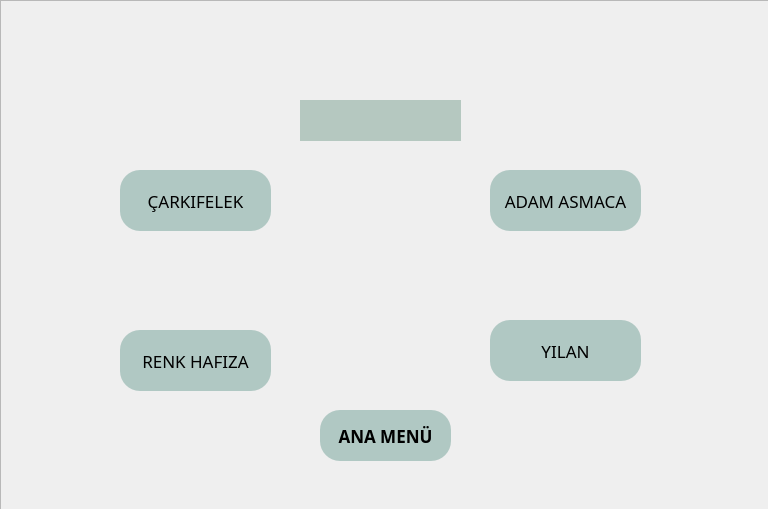
<?xml version="1.0" encoding="UTF-8"?>
<ui version="4.0">
 <class>MainWindow2</class>
 <widget class="QMainWindow" name="MainWindow2">
  <property name="geometry">
   <rect>
    <x>0</x>
    <y>0</y>
    <width>768</width>
    <height>509</height>
   </rect>
  </property>
  <property name="windowTitle">
   <string>MainWindow</string>
  </property>
  <widget class="QWidget" name="centralwidget">
   <property name="styleSheet">
    <string notr="true">
QPushButton {
	border-radius: 20px;
	background-color: rgb(176, 200, 195);
	
	color: rgb(0, 0, 0);
}
QPushButton:hover{
	background-color: rgb(91, 200, 164);
	color:rgb(255, 255, 255);
}</string>
   </property>
   <widget class="QStackedWidget" name="stackedWidget">
    <property name="geometry">
     <rect>
      <x>0</x>
      <y>0</y>
      <width>791</width>
      <height>591</height>
     </rect>
    </property>
    <property name="styleSheet">
     <string notr="true"/>
    </property>
    <property name="currentIndex">
     <number>0</number>
    </property>
    <widget class="QWidget" name="play">
     <property name="styleSheet">
      <string notr="true">QFrame{
background-image: url(:/img/bgw3.png);
}</string>
     </property>
     <widget class="QFrame" name="frame">
      <property name="geometry">
       <rect>
        <x>0</x>
        <y>0</y>
        <width>791</width>
        <height>591</height>
       </rect>
      </property>
      <property name="font">
       <font>
        <family>Lucida Fax</family>
        <pointsize>13</pointsize>
        <weight>75</weight>
        <bold>true</bold>
       </font>
      </property>
      <property name="styleSheet">
       <string notr="true"/>
      </property>
      <property name="frameShape">
       <enum>QFrame::StyledPanel</enum>
      </property>
      <property name="frameShadow">
       <enum>QFrame::Raised</enum>
      </property>
      <widget class="QPushButton" name="obt1">
       <property name="geometry">
        <rect>
         <x>120</x>
         <y>170</y>
         <width>151</width>
         <height>61</height>
        </rect>
       </property>
       <property name="font">
        <font>
         <family>Lucida Fax</family>
         <pointsize>13</pointsize>
         <weight>50</weight>
         <bold>false</bold>
        </font>
       </property>
       <property name="styleSheet">
        <string notr="true"/>
       </property>
       <property name="text">
        <string>ÇARKIFELEK</string>
       </property>
      </widget>
      <widget class="QPushButton" name="obt2">
       <property name="geometry">
        <rect>
         <x>490</x>
         <y>170</y>
         <width>151</width>
         <height>61</height>
        </rect>
       </property>
       <property name="font">
        <font>
         <family>Lucida Fax</family>
         <pointsize>13</pointsize>
         <weight>50</weight>
         <bold>false</bold>
        </font>
       </property>
       <property name="styleSheet">
        <string notr="true"/>
       </property>
       <property name="text">
        <string>ADAM ASMACA</string>
       </property>
      </widget>
      <widget class="QPushButton" name="obt3">
       <property name="geometry">
        <rect>
         <x>120</x>
         <y>330</y>
         <width>151</width>
         <height>61</height>
        </rect>
       </property>
       <property name="font">
        <font>
         <family>Lucida Fax</family>
         <pointsize>13</pointsize>
         <weight>50</weight>
         <bold>false</bold>
        </font>
       </property>
       <property name="styleSheet">
        <string notr="true"/>
       </property>
       <property name="text">
        <string>RENK HAFIZA</string>
       </property>
      </widget>
      <widget class="QPushButton" name="obt4">
       <property name="geometry">
        <rect>
         <x>490</x>
         <y>320</y>
         <width>151</width>
         <height>61</height>
        </rect>
       </property>
       <property name="font">
        <font>
         <family>Lucida Fax</family>
         <pointsize>13</pointsize>
         <weight>50</weight>
         <bold>false</bold>
        </font>
       </property>
       <property name="styleSheet">
        <string notr="true"/>
       </property>
       <property name="text">
        <string>YILAN</string>
       </property>
      </widget>
      <widget class="QLabel" name="labelpuan">
       <property name="geometry">
        <rect>
         <x>300</x>
         <y>100</y>
         <width>161</width>
         <height>41</height>
        </rect>
       </property>
       <property name="font">
        <font>
         <pointsize>13</pointsize>
        </font>
       </property>
       <property name="styleSheet">
        <string notr="true">background-color: rgb(181, 200, 192);
gridline-color: rgb(62, 200, 147);</string>
       </property>
       <property name="text">
        <string/>
       </property>
      </widget>
      <widget class="QLabel" name="labelpuanyazi">
       <property name="geometry">
        <rect>
         <x>300</x>
         <y>40</y>
         <width>161</width>
         <height>41</height>
        </rect>
       </property>
       <property name="styleSheet">
        <string notr="true">background-image: url(:/img/puan.png);</string>
       </property>
       <property name="text">
        <string/>
       </property>
      </widget>
      <widget class="QPushButton" name="playmenu">
       <property name="geometry">
        <rect>
         <x>320</x>
         <y>410</y>
         <width>131</width>
         <height>51</height>
        </rect>
       </property>
       <property name="font">
        <font>
         <family>Lucida Fax</family>
         <pointsize>13</pointsize>
         <weight>75</weight>
         <bold>true</bold>
        </font>
       </property>
       <property name="styleSheet">
        <string notr="true"/>
       </property>
       <property name="text">
        <string>ANA MENÜ</string>
       </property>
      </widget>
     </widget>
    </widget>
    <widget class="QWidget" name="market">
     <property name="styleSheet">
      <string notr="true">QFrame{
background-image: url(:/img/lightblue.png);
}</string>
     </property>
     <widget class="QFrame" name="frame2">
      <property name="geometry">
       <rect>
        <x>0</x>
        <y>0</y>
        <width>771</width>
        <height>521</height>
       </rect>
      </property>
      <property name="frameShape">
       <enum>QFrame::StyledPanel</enum>
      </property>
      <property name="frameShadow">
       <enum>QFrame::Raised</enum>
      </property>
      <widget class="QPushButton" name="mb2">
       <property name="geometry">
        <rect>
         <x>300</x>
         <y>250</y>
         <width>161</width>
         <height>61</height>
        </rect>
       </property>
       <property name="font">
        <font>
         <family>Segoe UI Variable Text</family>
         <pointsize>12</pointsize>
         <weight>75</weight>
         <italic>false</italic>
         <bold>true</bold>
         <underline>true</underline>
         <strikeout>false</strikeout>
        </font>
       </property>
       <property name="text">
        <string>50000</string>
       </property>
      </widget>
      <widget class="QPushButton" name="mb3">
       <property name="geometry">
        <rect>
         <x>530</x>
         <y>250</y>
         <width>161</width>
         <height>61</height>
        </rect>
       </property>
       <property name="font">
        <font>
         <family>Segoe UI Variable Text</family>
         <pointsize>12</pointsize>
         <weight>75</weight>
         <italic>false</italic>
         <bold>true</bold>
         <underline>true</underline>
         <strikeout>false</strikeout>
        </font>
       </property>
       <property name="text">
        <string>100000</string>
       </property>
      </widget>
      <widget class="QPushButton" name="mb1">
       <property name="geometry">
        <rect>
         <x>70</x>
         <y>250</y>
         <width>161</width>
         <height>61</height>
        </rect>
       </property>
       <property name="font">
        <font>
         <family>Segoe UI Variable Text</family>
         <pointsize>12</pointsize>
         <weight>75</weight>
         <italic>false</italic>
         <bold>true</bold>
         <underline>true</underline>
         <strikeout>false</strikeout>
        </font>
       </property>
       <property name="text">
        <string>25000</string>
       </property>
      </widget>
      <widget class="QLabel" name="labelmpuan">
       <property name="geometry">
        <rect>
         <x>230</x>
         <y>80</y>
         <width>311</width>
         <height>81</height>
        </rect>
       </property>
       <property name="font">
        <font>
         <pointsize>12</pointsize>
        </font>
       </property>
       <property name="styleSheet">
        <string notr="true"/>
       </property>
       <property name="text">
        <string/>
       </property>
      </widget>
      <widget class="QPushButton" name="markmenu">
       <property name="geometry">
        <rect>
         <x>320</x>
         <y>390</y>
         <width>131</width>
         <height>51</height>
        </rect>
       </property>
       <property name="font">
        <font>
         <pointsize>10</pointsize>
        </font>
       </property>
       <property name="text">
        <string>Ana Menü</string>
       </property>
      </widget>
     </widget>
    </widget>
    <widget class="QWidget" name="ayarlar">
     <property name="styleSheet">
      <string notr="true">QCheckBox {
	color: rgb(240, 240, 240);
	border-radius: 10px;
	background-color: rgb(0, 0, 0);
}
QFrame{
	background-image: url(:/img/orange.png);
}
</string>
     </property>
     <widget class="QFrame" name="frame3">
      <property name="geometry">
       <rect>
        <x>-1</x>
        <y>-1</y>
        <width>771</width>
        <height>511</height>
       </rect>
      </property>
      <property name="styleSheet">
       <string notr="true"/>
      </property>
      <property name="frameShape">
       <enum>QFrame::StyledPanel</enum>
      </property>
      <property name="frameShadow">
       <enum>QFrame::Raised</enum>
      </property>
      <widget class="QCheckBox" name="sescheck">
       <property name="geometry">
        <rect>
         <x>320</x>
         <y>220</y>
         <width>141</width>
         <height>51</height>
        </rect>
       </property>
       <property name="font">
        <font>
         <pointsize>11</pointsize>
         <weight>75</weight>
         <bold>true</bold>
        </font>
       </property>
       <property name="styleSheet">
        <string notr="true"/>
       </property>
       <property name="text">
        <string>      Ses</string>
       </property>
      </widget>
      <widget class="QPushButton" name="ayarmenu">
       <property name="geometry">
        <rect>
         <x>320</x>
         <y>340</y>
         <width>141</width>
         <height>51</height>
        </rect>
       </property>
       <property name="font">
        <font>
         <pointsize>10</pointsize>
        </font>
       </property>
       <property name="text">
        <string>Ana Menü</string>
       </property>
      </widget>
     </widget>
    </widget>
   </widget>
  </widget>
 </widget>
 <resources>
  <include location="imgler.qrc"/>
 </resources>
 <connections/>
</ui>
